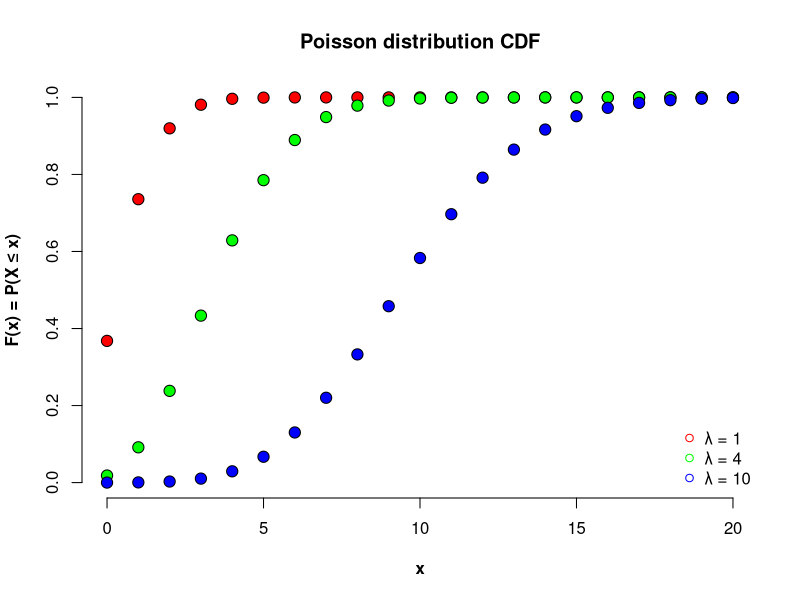

Write R code to recreate this figure.
svg("Poisson_CDF.svg")

plot(xlim = c(0, 20), ylim = c(0, 1), x = "",
     main = "Poisson distribution CDF", xlab = "x",
     ylab = "F(x) = P(X ≤ x)", bty = 'n', font.lab = 2)

points(0:20, ppois(0:20, lambda = 1), type = 'p', 
       pch = 21, cex = 1.5, bg = "red", col = "black")
points(0:20, ppois(0:20, lambda = 4), type = 'p', 
       pch = 21, cex = 1.5, bg = "green", col = "black")
points(0:20, ppois(0:20, lambda = 10), type = 'p', 
       pch = 21, cex = 1.5, bg = "blue", col = "black")

legend('bottomright', legend = c('λ = 1', 'λ = 4', 'λ = 10'),
       col = c('red', 'green', 'blue'), pch = 21, bty = 'n')

dev.off()
